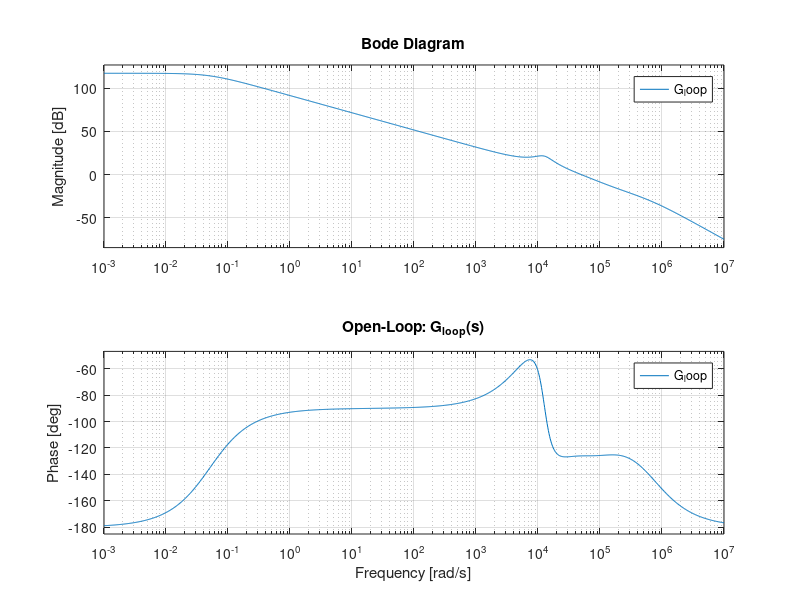
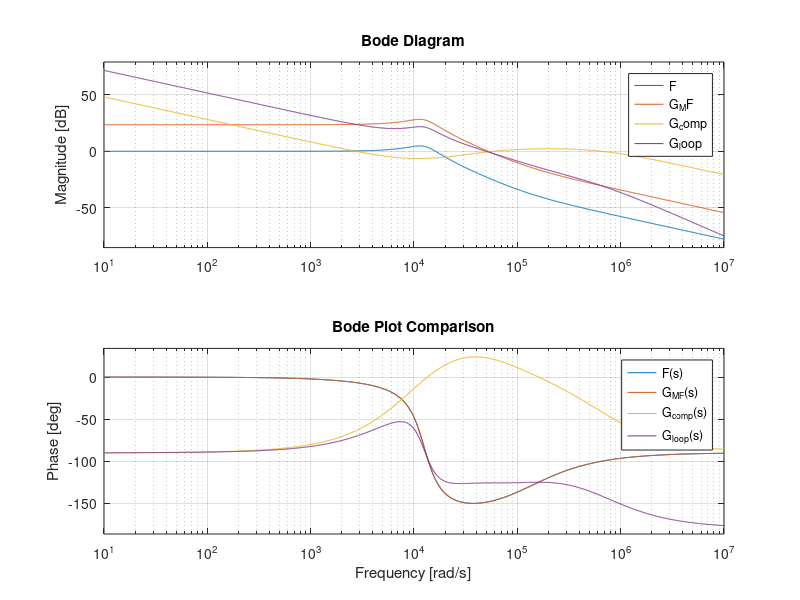
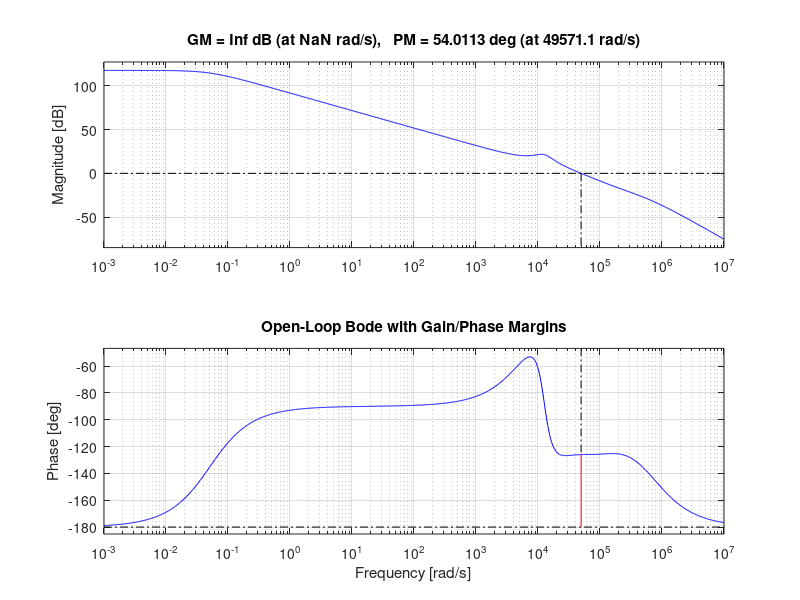

These figures' MATLAB source, in order:
clc; clear; close all;
s = tf('s'); % Define Laplace variable

%% SPECIFICATIONS
Vs = 60; Vo = 15; % Input and output DC voltage values

%% SELECTIONS
f_s = 1e5; % Switching frequency

%% BUCK CONTROLLER IC: LM5146
Vref = 0.8; % Reference voltage
Vramp = Vs/15; % Ramp voltage amplitude
A_DC = 50119; % Error amplifier open-loop DC gain
f_pe = 129.7; % Error amplifier open-loop pole

%% COMPONENTS
R = 7.5; L = 300e-6; C = 20e-6; % Buck converter output filter values
r_C = 0.400; % ESR of capacitor
r_L = 0.025; % ESR of inductor

%% TRANSFER FUNCTIONS
M = Vs/Vramp; % PWM modulator gain
F = (1+r_C*C*s) / ...
    (1+r_L/R + (L/R+(r_C+r_L)*C+r_C*r_L*C/R)*s + (1+r_C/R)*L*C*s^2); % Filter & Load

%% BREAK FREQUENCIES
f_LC = 1/(2*pi*sqrt(L*C)); % LC resonance
f_z1 = 0.9*f_LC; % First zero frequency
f_t = 0.1*f_s;   % Target crossover frequency

%% CONTROLLER COMPONENT VALUES
R4 = 1e4; % Bottom resistor (reference divider)
R1 = (Vo/Vref - 1)*R4; % Top resistor (reference divider)
C3 = 1/(2*pi*f_z1*R1);
R3 = 1/(2*pi*f_t*C3);

G_MF = M*F; % Modulator * Plant
K_comp = 1.438; % Required compensator gain

R2 = K_comp*(R1^-1+R3^-1)^-1;
C2 = 1/(2*pi*0.9*f_LC*R2);
C1 = 1/(2*pi*10*f_t*R2);

%% COMPENSATOR TRANSFER FUNCTION
G_OL = -A_DC/(1+s/(2*pi*f_pe)); % Error amplifier
beta = (R1*R3*C1*s*(s+(C1+C2)/(C1*C2*R2))*(s+1/(R3*C3))) / ...
       ((R1+R3)*(s+1/(R2*C2))*(s+1/((R1+R3)*C3)));
G_comp = G_OL/(1+G_OL*beta); % Compensator
G_loop = M*F*G_comp; % Open-loop

%% --- BODE PLOTS ---

figure;

% Plant (F)
subplot(2,2,1);
bode(F);
grid on;
title('Plant: F(s)');

% Plant + Modulator (G_MF)
subplot(2,2,2);
bode(G_MF);
grid on;
title('Modulator * Plant: G_{MF}(s)');

% Compensator
subplot(2,2,3);
bode(G_comp);
grid on;
title('Compensator: G_{comp}(s)');

% Open-Loop
subplot(2,2,4);
bode(G_loop);
grid on;
title('Open-Loop: G_{loop}(s)');

%% Overlay Comparison
figure;
bode(F, G_MF, G_comp, G_loop, {1e1, 1e7});
legend('F(s)', 'G_{MF}(s)', 'G_{comp}(s)', 'G_{loop}(s)');
grid on;
title('Bode Plot Comparison');

%% Stability Margins (numerical + plot)
[GM, PM, Wcg, Wcp] = margin(G_loop);
fprintf('Gain Margin = %.2f dB at %.2f Hz\n', 20*log10(GM), Wcg/(2*pi));
fprintf('Phase Margin = %.2f deg at %.2f Hz\n', PM, Wcp/(2*pi));

figure;
margin(G_loop);
grid on;
title('Open-Loop Bode with Gain/Phase Margins');
